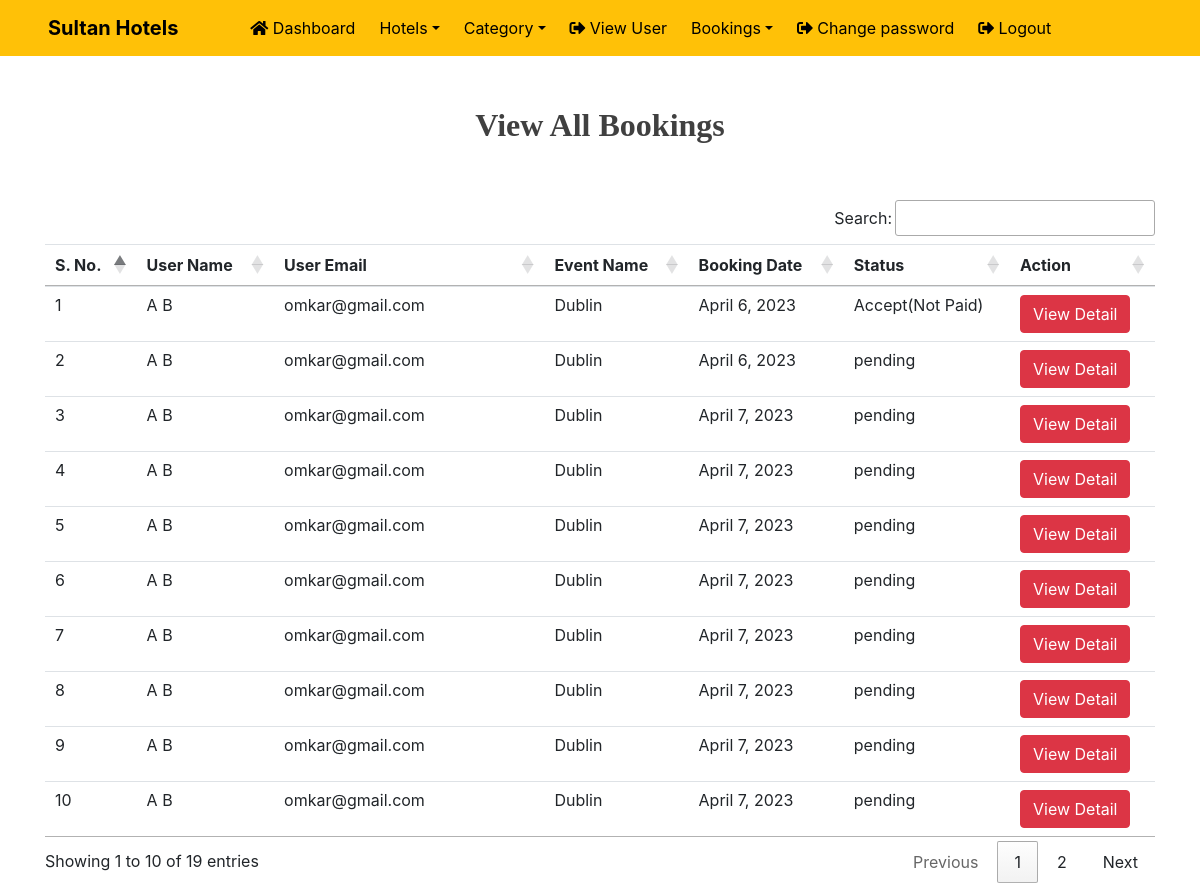
Page /all_booking (signed in) on the committed database.
### EBS2021/models.py (models this page shows, shortened)
class Booking(models.Model):
    userinfo =models.ForeignKey(UserSignup,on_delete=models.CASCADE)
    eventinfo = models.ForeignKey(Event, on_delete=models.CASCADE)
    person=models.CharField(max_length=100,null=True)
    total=models.CharField(max_length=100,null=True)
    status = models.CharField(max_length=20,null=True)
    bookingdate = models.DateField(null=True)
    cardno = models.CharField(max_length=20,null=True)
    cvv = models.CharField(max_length=10,null=True)
    expirydate = models.CharField(max_length=50,null=True)

class UserSignup(models.Model):
    user = models.ForeignKey(User,on_delete=models.CASCADE)
    mobile = models.CharField(max_length=15,null=True)
    image = models.FileField(null=True)
    address = models.CharField(max_length=300,null=True,default=None)
    regdate = models.DateTimeField(auto_now_add=True,blank=True)

class Event(models.Model):
    eventname=models.CharField(max_length=100,null=True)
    image = models.FileField(null=True)
    category=models.CharField(max_length=100,null=True)
    description = models.CharField(max_length=300,null=True)
    startdate=models.DateField(null=True)
    enddate=models.DateField(null=True)
    venue=models.CharField(max_length=300,null=True)
    entryprice=models.CharField(max_length=100,null=True)
    creationdate = models.DateTimeField(default=datetime.now, blank=True)

### EBS2021/views.py (the view)
# urls.py: path('all_booking',all_booking ,name="all_booking"),
def all_booking(request):
    if not request.user.is_authenticated:
        return redirect('Login')
    b = Booking.objects.all()
    return render(request ,"all_booking.html",locals())

### EBS2021/templates/all_booking.html (shortened to what this page needs)
{% load static %}
{% block body %}
{% include 'header.html' %}
<link rel = stylesheet href="https://cdn.datatables.net/1.10.20/css/jquery.dataTables.min.css">
<link rel = stylesheet href="https://cdn.datatables.net/buttons/1.6.1/css/buttons.dataTables.min.css">
<div class="container" style="margin-top: 50px;">
    <h2 class = "text-center" style = "color : #404040 ; font-weight : bold ;
    font-family : Castellar"> View All Bookings </h2>
<br><br>
<table class="table table-hover table-responsive-lg"id="example">
    <thead>
        <tr>
           <th>S. No.</th>
            <th>User Name</th>
            <th>User Email</th>
            <th>Event Name</th>
            <th>Booking Date</th>
            <th>Status</th>
            <th>Action</th>
        </tr>
    </thead>
    <tbody>
        {% for i in b %}
        <tr>
            <td>{{forloop.counter}}</td>
            <td>{{i.userinfo.user.first_name}} {{i.userinfo.user.last_name}}</td>
            <td>{{i.userinfo.user.username}}</td>
            <td>{{i.eventinfo.eventname}}</td>
            <td>{{i.bookingdate}}</td>
            <td>{{i.status}}</td>
            <td>
               <a href="{% url 'bookingdetail_admin' i.id %}" class="btn btn-danger">View Detail</a></td>
        </tr>
        {% endfor %}
    </tbody>
</table>
</div>
{% endblock %}

### rows in the picture
Booking: userinfo.user.first_name "A", userinfo.user.last_name "B", userinfo.user.username "omkar@gmail.com", eventinfo.eventname "Dublin", bookingdate "April 6, 2023", status "Accept(Not Paid)"
Booking: userinfo.user.first_name "A", userinfo.user.last_name "B", userinfo.user.username "omkar@gmail.com", eventinfo.eventname "Dublin", bookingdate "April 6, 2023", status "pending"
Booking: userinfo.user.first_name "A", userinfo.user.last_name "B", userinfo.user.username "omkar@gmail.com", eventinfo.eventname "Dublin", bookingdate "April 7, 2023", status "pending"
Booking: userinfo.user.first_name "A", userinfo.user.last_name "B", userinfo.user.username "omkar@gmail.com", eventinfo.eventname "Dublin", bookingdate "April 7, 2023", status "pending"
Booking: userinfo.user.first_name "A", userinfo.user.last_name "B", userinfo.user.username "omkar@gmail.com", eventinfo.eventname "Dublin", bookingdate "April 7, 2023", status "pending"
Booking: userinfo.user.first_name "A", userinfo.user.last_name "B", userinfo.user.username "omkar@gmail.com", eventinfo.eventname "Dublin", bookingdate "April 7, 2023", status "pending"
Booking: userinfo.user.first_name "A", userinfo.user.last_name "B", userinfo.user.username "omkar@gmail.com", eventinfo.eventname "Dublin", bookingdate "April 7, 2023", status "pending"
Booking: userinfo.user.first_name "A", userinfo.user.last_name "B", userinfo.user.username "omkar@gmail.com", eventinfo.eventname "Dublin", bookingdate "April 7, 2023", status "pending"
Booking: userinfo.user.first_name "A", userinfo.user.last_name "B", userinfo.user.username "omkar@gmail.com", eventinfo.eventname "Dublin", bookingdate "April 7, 2023", status "pending"
Booking: userinfo.user.first_name "A", userinfo.user.last_name "B", userinfo.user.username "omkar@gmail.com", eventinfo.eventname "Dublin", bookingdate "April 7, 2023", status "pending"
